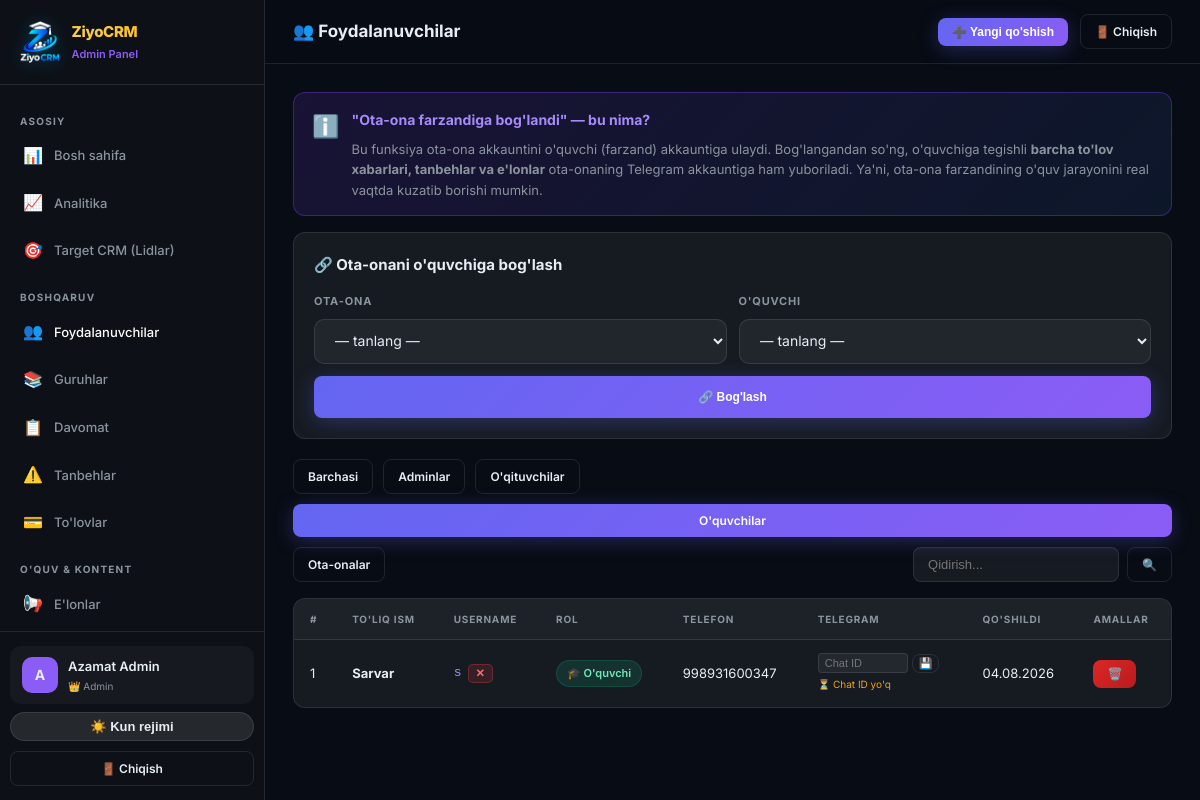
/admin/users.php?role=student (signed in), run on the app's committed database.
### tables this page shows
CREATE TABLE users (
        id INTEGER PRIMARY KEY AUTOINCREMENT,
        username TEXT UNIQUE NOT NULL,
        password TEXT NOT NULL,
        full_name TEXT NOT NULL,
        role TEXT NOT NULL CHECK(role IN ('admin','teacher','student','parent')),
        telegram_chat_id TEXT,
        phone TEXT,
        created_at DATETIME DEFAULT CURRENT_TIMESTAMP,
        is_active INTEGER DEFAULT 1
    );

### admin/users.php (the view, shortened to what this page needs)
<?php
$db = getDB();
$role_filter = $_GET['role'] ?? 'all';
$search = trim($_GET['search'] ?? '');
$query = "SELECT * FROM users WHERE is_active=1";
$params = [];
if ($role_filter !== 'all') {
    $query .= " AND role=?";
    $params[] = $role_filter;
}
$query .= " ORDER BY created_at DESC";
$stmt = $db->prepare($query);
$stmt->execute($params);
$users = $stmt->fetchAll(PDO::FETCH_ASSOC);
$role_labels = ['admin'=>'👑 Admin','teacher'=>"👨‍🏫 O'qituvchi",'student'=>"🎓 O'quvchi",'parent'=>'👪 Ota-ona'];
$role_badges = ['admin'=>'badge-purple','teacher'=>'badge-primary','student'=>'badge-success','parent'=>'badge-warning'];
?>
<!DOCTYPE html>
<html lang="uz">
<head>
<link rel="stylesheet" href="../css/style.css">
</head>
<body>
<div class="dashboard">
  <?php include 'sidebar.php'; ?>
  <div class="main-content">
    <div class="topbar">
      <div class="topbar-title">👥 Foydalanuvchilar</div>
      <div class="topbar-right">
        <button class="btn btn-primary btn-sm" onclick="openModal('addModal')">➕ Yangi qo'shish</button>
        <a href="../logout.php" class="btn btn-outline btn-sm">🚪 Chiqish</a>
      </div>
    </div>
    <div class="page-content">
      <div class="info-box fade-in" style="
        background: linear-gradient(135deg, rgba(124,58,237,0.15), rgba(59,130,246,0.10));
        border: 1.5px solid rgba(124,58,237,0.4);
        border-radius: 12px;
        padding: 14px 18px;
        margin-bottom: 16px;
        display: flex;
        align-items: flex-start;
        gap: 12px;
      ">
        <span style="font-size:22px; margin-top:2px">ℹ️</span>
        <div>
          <strong style="color:#a78bfa; font-size:14px">"Ota-ona farzandiga bog'landi" — bu nima?</strong>
          <p style="margin:6px 0 0; font-size:13px; color:var(--text-muted); line-height:1.6">
            Bu funksiya ota-ona akkauntini o'quvchi (farzand) akkauntiga ulaydi.
            Bog'langandan so'ng, o'quvchiga tegishli <b>barcha to'lov xabarlari, tanbehlar va e'lonlar</b>
            ota-onaning Telegram akkauntiga ham yuboriladi.
            Ya'ni, ota-ona farzandining o'quv jarayonini real vaqtda kuzatib borishi mumkin.
          </p>
        </div>
      </div>
      <div class="data-table-wrapper fade-in" style="margin-bottom:20px; padding:20px;">
        <h3 style="margin-bottom:16px; font-size:15px">🔗 Ota-onani o'quvchiga bog'lash</h3>
        <form method="POST" style="display:flex; gap:12px; flex-wrap:wrap; align-items:flex-end">
          <div class="form-group" style="margin:0; flex:1; min-width:180px">
            <label>Ota-ona</label>
            <select name="parent_id" required>
              <option value="">— tanlang —</option>
            </select>
          </div>
          <div class="form-group" style="margin:0; flex:1; min-width:180px">
            <label>O'quvchi</label>
            <select name="student_id" required>
              <option value="">— tanlang —</option>
            </select>
          </div>
          <button type="submit" class="btn btn-primary btn-sm" style="height:42px">🔗 Bog'lash</button>
        </form>
      </div>
      <div style="display:flex; gap:10px; margin-bottom:16px; flex-wrap:wrap">
        <?php
        $filters = ['all'=>'Barchasi','admin'=>'Adminlar','teacher'=>"O'qituvchilar",'student'=>"O'quvchilar",'parent'=>'Ota-onalar'];
        foreach ($filters as $k=>$v):
        ?>
        <a href="?role=<?= $k ?>&search=<?= urlencode($search) ?>"
           class="btn btn-sm <?= $role_filter===$k?'btn-primary':'btn-outline' ?>"><?= $v ?></a>
        <?php endforeach; ?>
        <form method="GET" style="margin-left:auto; display:flex; gap:8px">
          <input type="text" name="search" placeholder="Qidirish..." value="<?= htmlspecialchars($search) ?>"
                 style="background:rgba(255,255,255,0.06); border:1.5px solid var(--border); border-radius:8px; padding:7px 14px; color:var(--text); font-size:13px; outline:none">
          <button type="submit" class="btn btn-outline btn-sm">🔍</button>
        </form>
      </div>
      <div class="data-table-wrapper fade-in">
        <table>
          <thead>
            <tr>
              <th>#</th>
              <th>To'liq ism</th>
              <th>Username</th>
              <th>Rol</th>
              <th>Telefon</th>
              <th>Telegram</th>
              <th>Qo'shildi</th>
              <th>Amallar</th>
            </tr>
          </thead>
          <tbody>
            <?php if (empty($users)): ?>
            <tr><td colspan="8" style="text-align:center; padding:40px; color:var(--text-muted)">Foydalanuvchi topilmadi</td></tr>
            <?php else: ?>
            <?php foreach ($users as $i => $u): ?>
            <tr>
              <td><?= $i+1 ?></td>
              <td><strong><?= htmlspecialchars($u['full_name']) ?></strong></td>
              <td>
                <div style="display:flex; align-items:center; gap:6px">
                  <code style="color:#a78bfa"><?= htmlspecialchars($u['username']) ?></code>
                  <button type="button"
                    class="btn btn-sm"
                    style="padding:2px 7px; font-size:11px; background:rgba(239,68,68,0.15); color:#f87171; border:1px solid rgba(239,68,68,0.3); border-radius:5px; cursor:pointer"
                    onclick="openDeleteUsernameModal(<?= $u['id'] ?>, '<?= htmlspecialchars($u['username'], ENT_QUOTES) ?>')"
                    title="Username va Telegram ulanishini o'chirish">
                    ✕
                  </button>
                </div>
              </td>
              <td><span class="badge <?= $role_badges[$u['role']] ?? 'badge-primary' ?>"><?= $role_labels[$u['role']] ?? $u['role'] ?></span></td>
              <td><?= htmlspecialchars($u['phone'] ?: '—') ?></td>
              <td>
                <form method="POST" style="display:flex; align-items:center; gap:4px">
                  <input type="text" name="telegram_chat_id" value="<?= htmlspecialchars($u['telegram_chat_id'] ?? '') ?>" placeholder="Chat ID" style="width:90px; padding:3px 6px; font-size:11px; background:rgba(255,255,255,0.06); border:1px solid var(--border); border-radius:4px; color:var(--text)">
                  <button type="submit" class="btn btn-sm btn-outline" style="padding:2px 6px; font-size:11px;" title="Chat ID saqlash">💾</button>
                </form>
                <?php if ($u['telegram_chat_id']): ?>
                  <span style="font-size:10px; color:#10b981">✅ Ulangan</span>
                <?php else: ?>
                  <span style="font-size:10px; color:#f59e0b">⏳ Chat ID yo'q</span>
                <?php endif; ?>
              </td>
              <td><?= date('d.m.Y', strtotime($u['created_at'])) ?></td>
              <td>
                <form method="POST" style="display:inline"
                      onsubmit="return confirm('Rostdan ham o\'chirmoqchimisiz?')">
                  <button type="submit" class="btn btn-danger btn-sm">🗑️</button>
                </form>
              </td>
            </tr>
            <?php endforeach; ?>
            <?php endif; ?>
          </tbody>
        </table>
      </div>
    </div>
  </div>
</div>
</body>
</html>

### css/style.css (style rules this page uses)
:root { --primary: #6366f1; --primary-dark: #4f46e5; --primary-light: rgba(99,102,241,0.15); --admin-color: #8b5cf6; --teacher-color: #3b82f6; --student-color: #10b981; --parent-color: #f59e0b; --success: #10b981; --warning: #f59e0b; --danger: #ef4444; --dark: #080c14; --dark2: #0d1117; --dark3: #161b22; --dark4: #21262d; --bg-main: #080c14; --bg-card: #0d1117; --bg-sidebar: #0d1117; --text: #e6edf3; --text-muted: #8b949e; --border: rgba(240,246,252,0.1); --glass: rgba(13,17,23,0.8); --radius: 12px; --shadow: 0 16px 48px rgba(0,0,0,0.5); }
* { margin:0;padding:0;box-sizing:border-box; }
body { font-family:'Inter',sans-serif; background:var(--bg-main); color:var(--text); min-height:100vh; line-height:1.6; transition: background-color 0.3s ease, color 0.3s ease; }
.form-group { margin-bottom:16px; }
.form-group label { display:block; font-size:11px;font-weight:700; color:var(--text-muted); text-transform:uppercase;letter-spacing:0.8px; margin-bottom:8px; }
.form-group input,.form-group select,.form-group textarea { width:100%; background:rgba(255,255,255,0.05); border:1.5px solid var(--border); border-radius:10px; padding:12px 16px 12px 44px; color:var(--text); font-size:14px; font-family:'Inter',sans-serif; transition:all 0.2s; outline:none; }
.form-group select { padding-left:16px; }
.form-group select option { background:#161b22; }
.btn { display:inline-flex;align-items:center;justify-content:center;gap:8px; padding:11px 22px;border-radius:10px; font-size:13px;font-weight:600; cursor:pointer;border:none; transition:all 0.2s;text-decoration:none; white-space:nowrap; }
.btn-primary { background:linear-gradient(135deg,#6366f1,#8b5cf6); color:#fff;width:100%;padding:14px;font-size:15px; box-shadow:0 4px 20px rgba(99,102,241,0.3); }
.btn-danger { background:linear-gradient(135deg,#dc2626,#b91c1c);color:#fff; }
.btn-outline { background:transparent;border:1.5px solid var(--border);color:var(--text); }
.btn-sm { padding:7px 14px;font-size:12px;border-radius:8px; }
.dashboard { display:flex;min-height:100vh; }
.main-content { margin-left:265px;flex:1;display:flex;flex-direction:column; }
.topbar { background:rgba(8,12,20,0.9); border-bottom:1px solid var(--border); padding:0 28px;height:64px; display:flex;align-items:center;justify-content:space-between; position:sticky;top:0;z-index:50; backdrop-filter:blur(16px); }
.topbar-title { font-size:17px;font-weight:700;display:flex;align-items:center;gap:10px; }
.topbar-right { display:flex;align-items:center;gap:12px; }
.page-content { padding:28px;flex:1; }
.data-table-wrapper { background:var(--dark3);border:1px solid var(--border); border-radius:var(--radius);overflow:hidden; }
table { width:100%;border-collapse:collapse; }
th { background:rgba(255,255,255,0.03); padding:12px 16px;text-align:left; font-size:10px;font-weight:700; color:var(--text-muted); text-transform:uppercase;letter-spacing:0.8px; }
td { padding:13px 16px;font-size:13px; border-top:1px solid var(--border); vertical-align:middle; }
.badge { display:inline-flex;align-items:center;gap:4px; padding:4px 10px;border-radius:20px; font-size:11px;font-weight:600; }
.badge-success { background:rgba(16,185,129,0.15);color:#6ee7b7;border:1px solid rgba(16,185,129,0.2); }
.fade-in { animation:fadeInUp 0.4s ease forwards; }

### data on the page
users: full_name "Sarvar", username "s", role "🎓 O'quvchi", phone "998931600347", shows "⏳ Chat ID yo'q", created_at "04.08.2026"

### other printed values
$role_meta['title'] "Admin Panel"
substr($user_name, 0, 1) "A"
$user_name "Azamat Admin"
$role_meta['badge'] "👑 Admin"
$v "Barchasi"
$v "Adminlar"
$v "O'qituvchilar"
$v "O'quvchilar"
$v "Ota-onalar"
